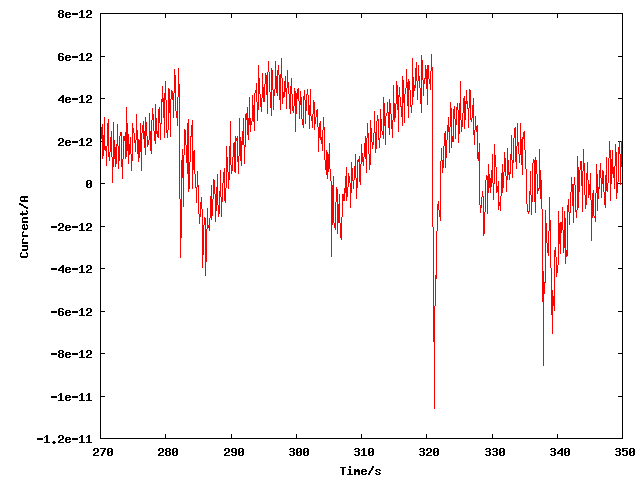

This figure's gnuplot source:
set terminal png size 640, 480
set xlabel "Time/s"
set ylabel "Current/A"
set output "216.png"

plot [270:350] "216.avg" notitle with l
